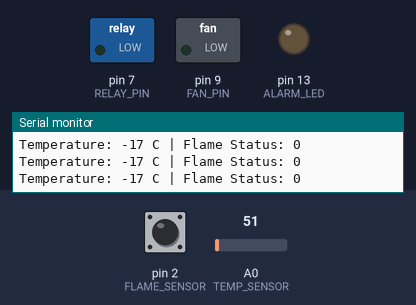
Recording of a sketch running on a simulated Arduino Uno, built with avr-gcc and run on an emulated ATmega328P. Parts: switched loads named in the sketch (green lamp = pin HIGH), output pins drawn as LEDs (lit = HIGH), the last lines printed to the serial monitor. Inputs (shaded band) come from the test bench; at power-on: pin 2 (FLAME_SENSOR) LOW, A0 (TEMP_SENSOR) = 51.

Above: at 1.3 s.
1.4 s: pin 2 (FLAME_SENSOR) driven HIGH
At 2.7 s:
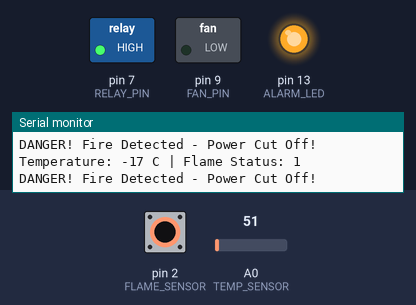
3.0 s: pin 2 (FLAME_SENSOR) driven LOW
At 3.9 s:
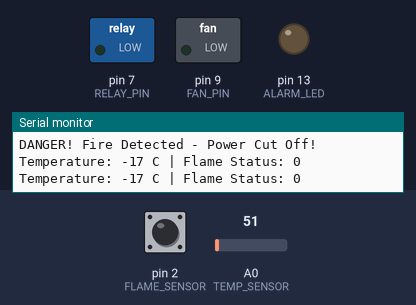
6.0 s: A0 (TEMP_SENSOR) set to 132
9.0 s: A0 (TEMP_SENSOR) set to 150
At 10.0 s:
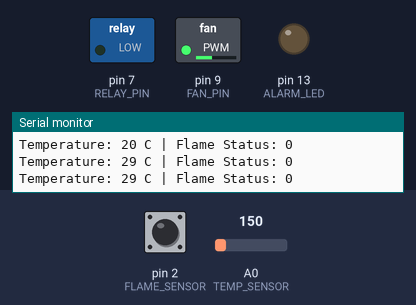
10.5 s: A0 (TEMP_SENSOR) set to 163
At 11.2 s:
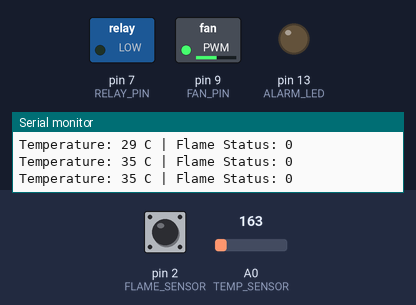
12.0 s: pin 2 (FLAME_SENSOR) pulsed HIGH 2 times (0.12 s each, 0.3 s apart)
At 12.4 s:
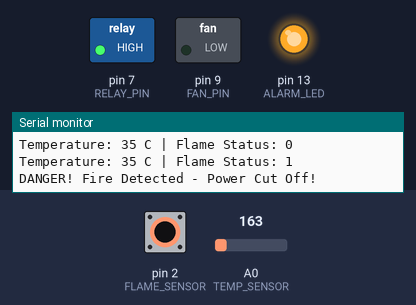
Timing chart, 0 to 15.0 s (numbered marks = the images above; inputs shaded):
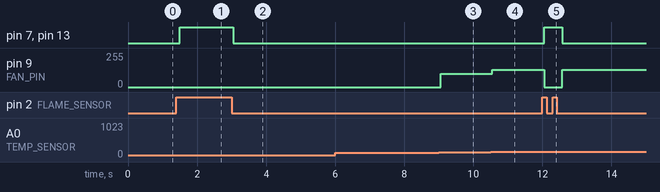

The sketch:

us_PWM_thermal_management___fail_safe_relay_isolation_system.ino
```cpp
#define TEMP_SENSOR A0
#define FLAME_SENSOR 2
#define FAN_PIN 9
#define ALARM_LED 13
#define RELAY_PIN 7

int rawTemp = 0;
int tempC = 0;
int fanSpeed = 0;
bool flameState = LOW;

void setup() {
  pinMode(FLAME_SENSOR, INPUT);
  pinMode(FAN_PIN, OUTPUT);
  pinMode(ALARM_LED, OUTPUT);
  pinMode(RELAY_PIN, OUTPUT);

  Serial.begin(9600);
}

void loop() {
  rawTemp = analogRead(TEMP_SENSOR);
  tempC = map(rawTemp, 0, 358, -40, 125);

  flameState = digitalRead(FLAME_SENSOR);

  Serial.print("Temperature: ");
  Serial.print(tempC);
  Serial.print(" C | Flame Status: ");
  Serial.println(flameState);

  if (flameState == HIGH || tempC >= 60) {
    digitalWrite(ALARM_LED, HIGH);
    digitalWrite(RELAY_PIN, HIGH);
    analogWrite(FAN_PIN, 0);
    Serial.println("DANGER! Fire Detected - Power Cut Off!");
  } else {
    digitalWrite(ALARM_LED, LOW);
    digitalWrite(RELAY_PIN, LOW);

    if (tempC > 25) {
      fanSpeed = map(tempC, 25, 59, 80, 255);
      analogWrite(FAN_PIN, fanSpeed);
    } else {
      analogWrite(FAN_PIN, 0);
    }
  }

  delay(500);
}
```

Measured:
- the behaviour switches between 143 and 144 on A0 (TEMP_SENSOR) (found by bisection; images 2 and 3)
- after the input at 1.4 s, pin 7 (RELAY_PIN), pin 13 (ALARM_LED): LOW → HIGH after 0.10 s
- after the input at 3.0 s, pin 7 (RELAY_PIN), pin 13 (ALARM_LED): HIGH → LOW at once
- after the input at 9.0 s, pin 9 (FAN_PIN): 0/255 → 100/255 after 0.05 s
- after the input at 10.5 s, pin 9 (FAN_PIN): 100/255 → 131/255 after 0.05 s
- after the input at 12.0 s, pin 7 (RELAY_PIN), pin 13 (ALARM_LED): LOW → HIGH after 0.06 s, → LOW 0.51 s later; pin 9 (FAN_PIN): 131/255 → 0/255 after 0.06 s, → 131/255 0.51 s later
